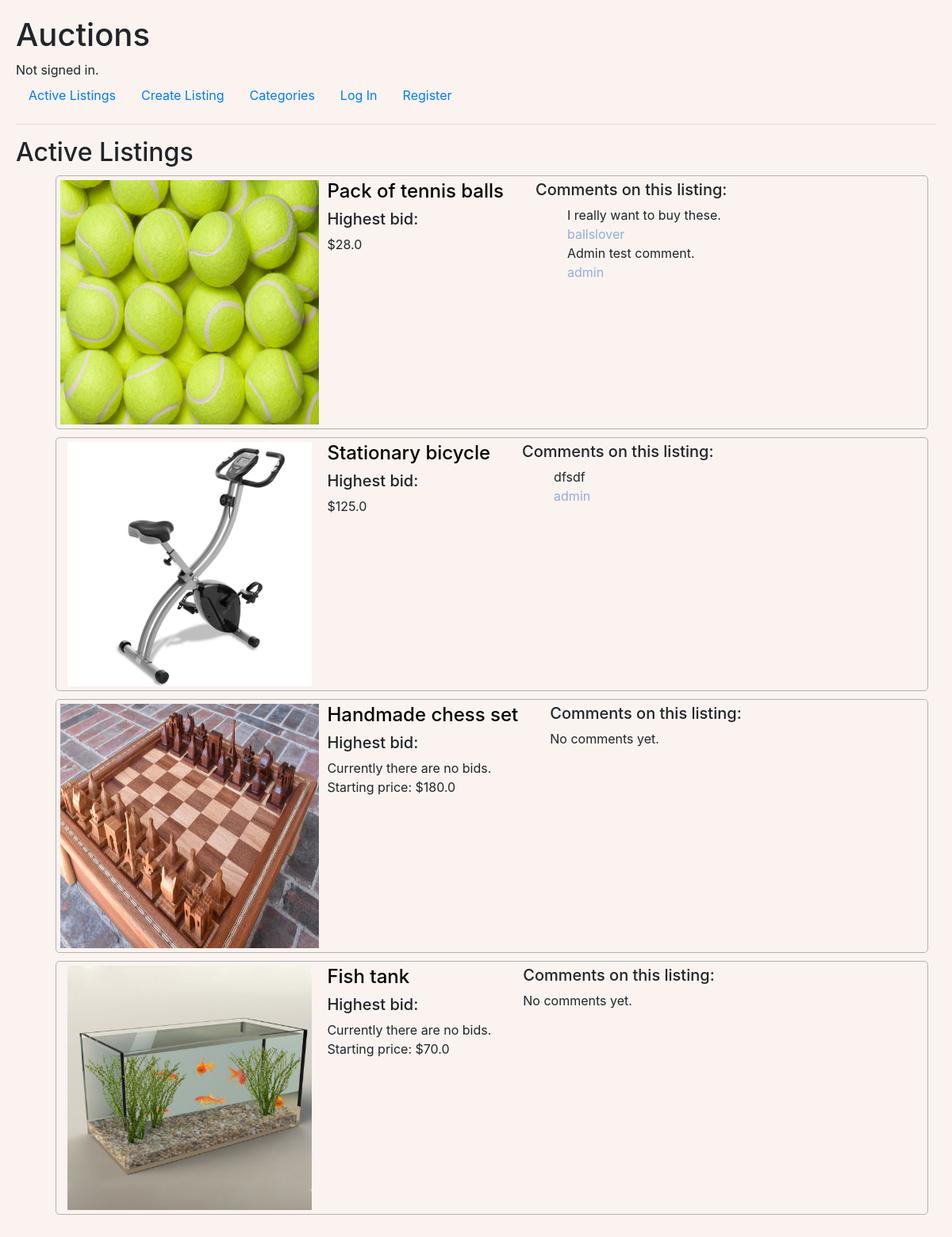
Before: / with the older database file.
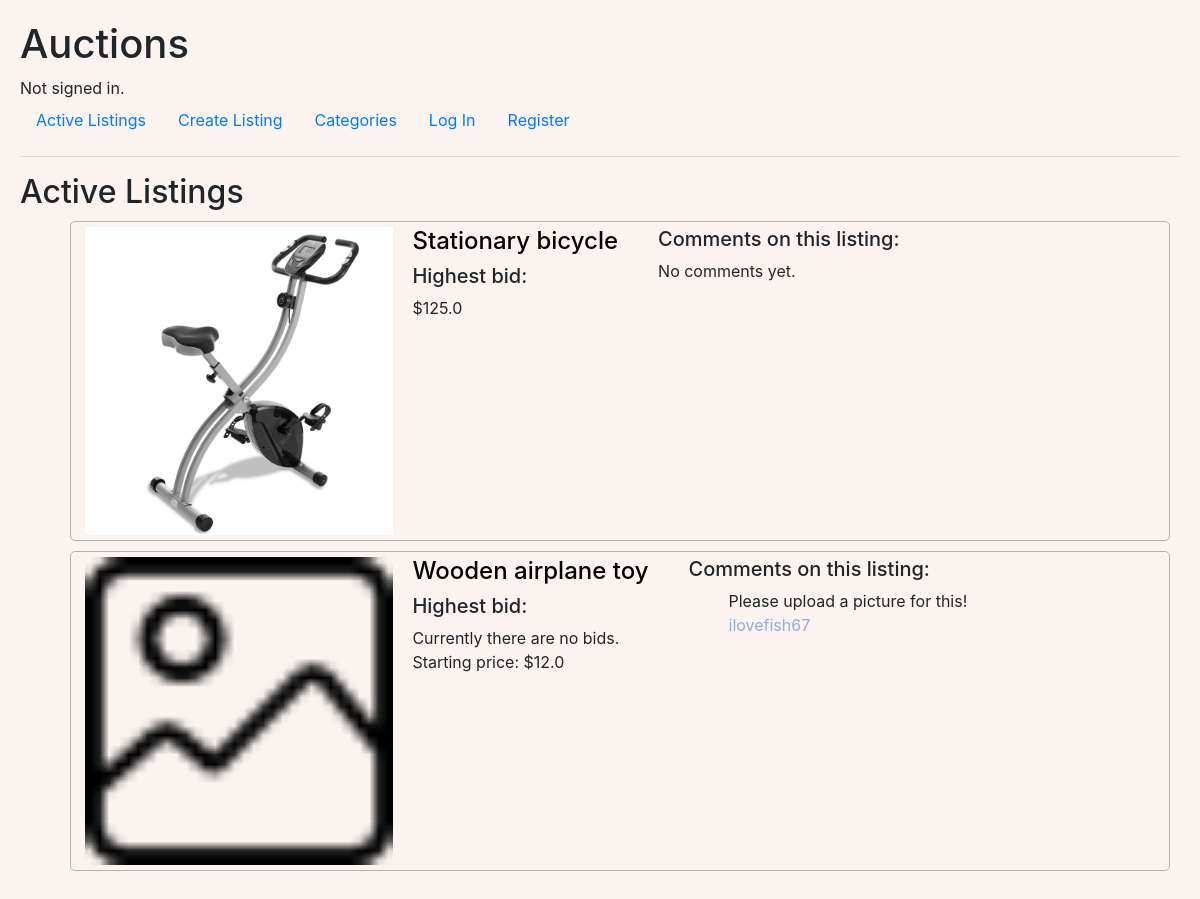
After: the same page with the newer database file.
### auctions/models.py (models this page shows, shortened)
class Listing(models.Model):
    active = models.BooleanField(default=True)
    bid_step = models.FloatField(default=0.1)
    category = models.ForeignKey(
        Category, on_delete=models.CASCADE, related_name="listings", blank=True, null=True)
    description = models.TextField(max_length=300)
    photo = models.ImageField(
        upload_to="listing-images", blank=True, null=True)
    price = models.FloatField()
    pub_date = models.DateTimeField("date published")
    title = models.CharField(max_length=20)
    user = models.ForeignKey(
        User, on_delete=models.CASCADE, related_name="listings")
    winner = models.ForeignKey(
        User, on_delete=models.CASCADE, related_name="won_listings", blank=True, null=True)

class Bid(models.Model):
    date = models.DateTimeField("date of bid")
    listing = models.ForeignKey(
        Listing, on_delete=models.CASCADE, related_name="bids", blank=True, null=True)
    user = models.ForeignKey(
        User, on_delete=models.CASCADE, related_name="bids")
    value = models.FloatField()
    def __str__(self):
        return f"${self.value}"

class Comment(models.Model):
    date = models.DateTimeField("date of comment")
    listing = models.ForeignKey(
        Listing, on_delete=models.CASCADE, related_name="comments", blank=True, null=True)
    text = models.CharField(max_length=120)
    user = models.ForeignKey(
        User, on_delete=models.CASCADE, related_name="comments")

class User(AbstractUser):
    pass

### auctions/views.py (the view, shortened to what this page needs)
# urls.py: path("", views.index, name="index"),
def index(request):
    return render(request, "auctions/index.html", {
        "listings": Listing.objects.filter(active=True).all()
    })

### auctions/templates/auctions/index.html
{% extends "auctions/layout.html" %}
{% load static %}
{% block body %}
<h2>Active Listings</h2>
<div id="main-container">
    <ul>
        {% for listing in listings %}
        <div id="listing-container">
            <div>
                <a href="{% url 'listing' listing_id=listing.id %}">
                    {% if listing.photo %}
                    <img src="{{ listing.photo.url }}" alt="{{ listing.title }}">
                    {% else %}
                    <img src="{% static 'images/image.png' %}" alt="{{ listing.title }}">
                    {% endif %}
                </a>
            </div>
            <li>
                <div id="listing-details">
                    <div>
                        <h4>
                            <a href="{% url 'listing' listing_id=listing.id %}">
                                {{ listing.title }}
                            </a>
                        </h4>
                        <h5>Highest bid:</h5>
                        {% if listing.bids.all.exists %}
                        {{ listing.bids.all|dictsortreversed:"value"|first }}
                        {% else %}
                        <div>Currently there are no bids.</div>
                        <div>
                            Starting price: ${{ listing.price }}
                        </div>
                        {% endif %}
                    </div>
                    <div>
                        <h5>Comments on this listing:</h5>
                        {% if listing.comments.all.exists %}
                        <ul>
                            {% for comment in listing.comments.all %}
                            <li>
                                <div>
                                    <div>
                                        {{ comment.text }}
                                    </div>
                                    <div>
                                        <a href="{% url 'user' comment.user.username %}">{{ comment.user }}</a>
                                    </div>
                                </div>
                            </li>
                            {% endfor %}
                        </ul>
                        {% else %}
                        <div>No comments yet.</div>
                        {% endif %}
                    </div>
                </div>
            </li>
        </div>
        {% endfor %}
    </ul>
</div>
{% endblock %}

Changed rows visible on the page:
no longer on this page (row edited): Listing: photo (picture), title "Pack of tennis balls", bids.all|dictsortreversed "$28.0"
no longer on this page (row unchanged): Comment: text "I really want to buy these.", user "ballslover", shown under "Pack of tennis balls"
removed Comment: text "Admin test comment.", user "admin", shown under "Pack of tennis balls"
removed Comment: text "dfsdf", user "admin", shown under Listing "Stationary bicycle"
no longer on this page (row edited): Listing: photo (picture), title "Handmade chess set", price "180.0", shows "No comments yet."
no longer on this page (row edited): Listing: photo (picture), title "Fish tank", price "70.0", shows "No comments yet."
changed Listing "Stationary bicycle": now shows "No comments yet."
added Listing: title "Wooden airplane toy", price "12.0"
added Comment: text "Please upload a picture for this!", user "ilovefish67", shown under "Wooden airplane toy"
